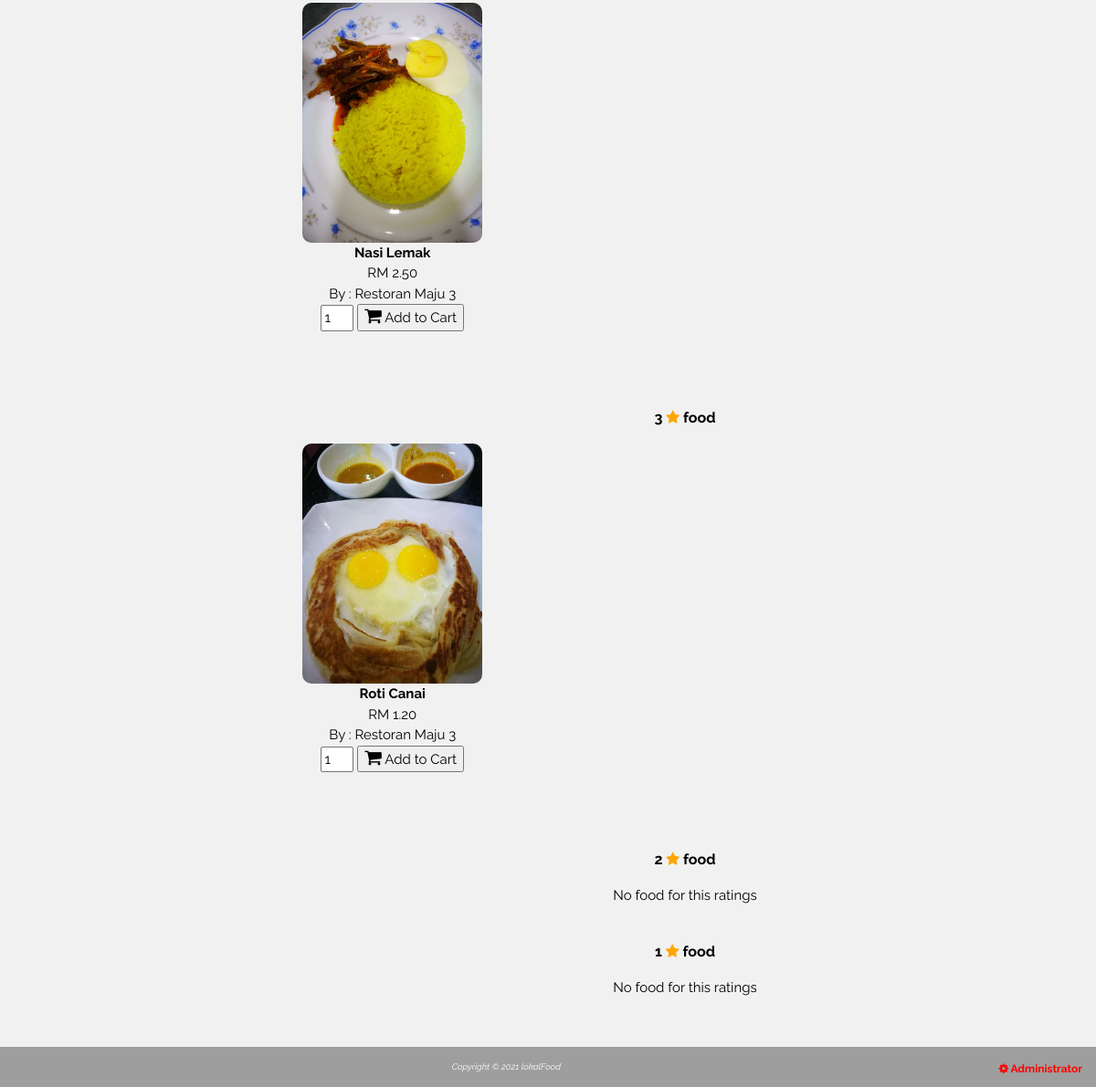
/index.php?page=product&action=view&cat=6 (lower part), run on an earlier commit of the app's database.
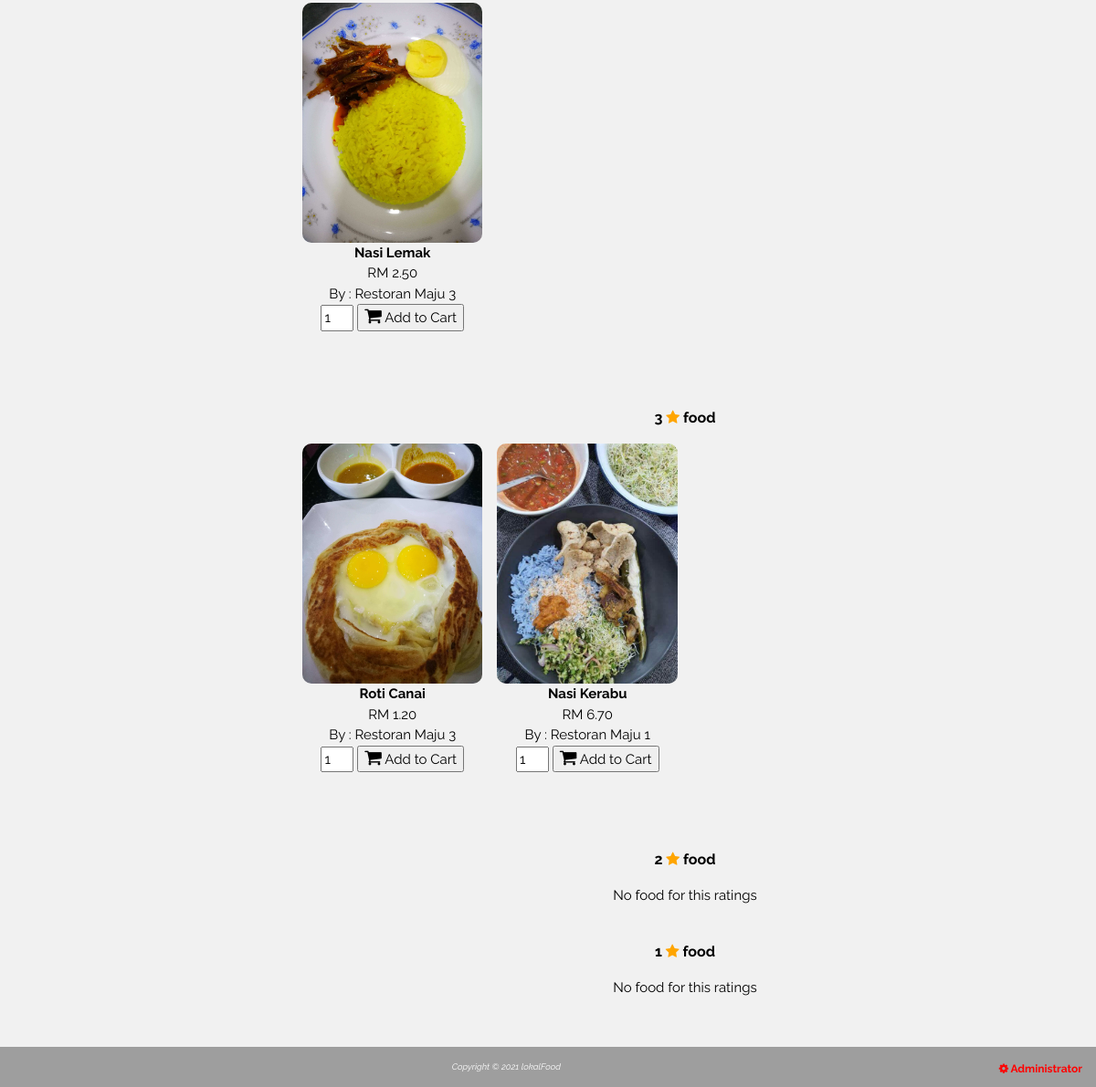
And on a later commit of the database.
### tables this page shows
CREATE TABLE `food_review` (
  `review_id` int(11) NOT NULL,
  `cust_id` int(11) NOT NULL,
  `order_id` int(11) NOT NULL,
  `food_id` int(11) NOT NULL,
  `food_review` text NOT NULL,
  `food_ratings` int(11) NOT NULL
);

CREATE TABLE `food` (
  `food_id` int(11) NOT NULL,
  `rest_id` int(11) NOT NULL COMMENT 'restaurant id',
  `food_name` varchar(100) NOT NULL COMMENT 'menu name',
  `food_cat` int(1) NOT NULL,
  `food_price` float(8,2) NOT NULL,
  `food_img` varchar(255) NOT NULL,
  `food_availability` int(11) NOT NULL
);

CREATE TABLE `restaurant` (
  `rest_id` int(11) NOT NULL,
  `admin_id` int(11) NOT NULL COMMENT 'The admin_id to manage the restaurant',
  `rest_name` varchar(50) NOT NULL,
  `rest_location` varchar(50) NOT NULL,
  `rest_rating` int(2) NOT NULL
);

### index.php (the view, shortened to what this page needs)
<?php
include("include/config.php");
?>
<!DOCTYPE html>
<html>
<head>
<link rel="stylesheet" type="text/css" href="css/w3.css">
<link rel="stylesheet" type="text/css" href="css/mystyle.css">
<link rel="stylesheet" href="https://cdnjs.cloudflare.com/ajax/libs/font-awesome/4.7.0/css/font-awesome.min.css">
</head>
<body>
<div class="row">
<div class="col-mid">
<div class="w3-row-padding w3-padding-16 w3-center" id="food">
<?php
if (empty($_GET["search"])){
if(isset($_GET['action']) && $_GET['action']=="view"){
	$food_cat = $_GET['cat'];
	if($food_cat == 6){
		for($i=5; $i>0; $i--){
			$sql = "SELECT fr.*, f.*, r.*
					FROM food_review fr
					INNER JOIN food f on fr.food_id = f.food_id
					LEFT JOIN restaurant r on f.rest_id = r.rest_id
					WHERE fr.food_ratings = '$i'";
			$result = mysqli_query($conn, $sql);
			if (mysqli_num_rows($result) > 0) {
?>
			<p><strong><?php echo $i ?> <span class="fa fa-star checked"></span> food </strong></p>
<?php
				while($row = mysqli_fetch_assoc($result)) {
?>
					<div class="w3-quarter">
					  <img src="<?php echo htmlentities($row['food_img']); ?>" style="width:100%; border-radius: 10px;"></img>
					  <b><?php echo htmlentities($row['food_name']);?></b><br>
					  RM <?php echo htmlentities($row['food_price']);?><br>
					  By : <?php echo htmlentities($row['rest_name']);?><br>
					<form method="post" action="cart_action.php?action=add&id=<?php echo $row['food_id'];?>">
						<input type="text" name="quantity" value="1" size="2" />
						<button type="submit"><i class="fa fa-shopping-cart" style="font-size:20px"></i> Add to Cart</button>
					</form></b><br>
					</div>
<?php
				}
				echo "<br>" . "<br>" . "<br>" . "<br>" . "<br>" . "<br>" . "<br>"
				 . "<br>" . "<br>" . "<br>" . "<br>" . "<br>" . "<br>" . "<br>"
				  . "<br>" . "<br>" . "<br>" . "<br>" . "<br>";
			}else{
?>
				<p><strong><?php echo $i ?> <span class="fa fa-star checked"></span> food </strong></p>
<?php
				echo "No food for this ratings";
				echo "<br>" . "<br>";
			}
		}
	}
}
}
?>
	</div>
	</div>
</div>
<footer>
	<div class="footer">
	<small><i>Copyright &copy; 2021 lokalFood</i></small>
	<strong><a href="admin/admin.php" style= "float: right; color: red;" id= "admin_hover"><i class="fa fa-cog"></i> Administrator</a> </strong>
	</div>
</footer>
</body>
</html>

What changed in the data, as far as the page shows it:
added food_review: food.food_img (picture), food.food_name "Nasi Kerabu", food.food_price "6.70", restaurant.rest_name "Restoran Maju 1"
